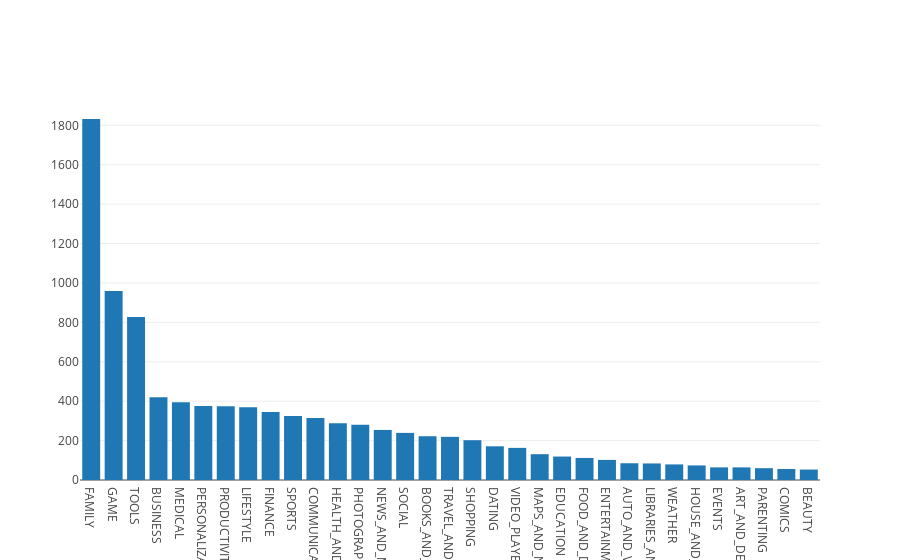

This figure's notebook cell:
### Markdown cell above
## 3. Exploring app categories
<p>With more than 1 billion active users in 190 countries around the world, Google Play continues to be an important distribution platform to build a global audience. For businesses to get their apps in front of users, it's important to make them more quickly and easily discoverable on Google Play. To improve the overall search experience, Google has introduced the concept of grouping apps into categories.</p>
<p>This brings us to the following questions:</p>
<ul>
<li>Which category has the highest share of (active) apps in the market? </li>
<li>Is any specific category dominating the market?</li>
<li>Which categories have the fewest number of apps?</li>
</ul>
<p>We will see that there are <code>33</code> unique app categories present in our dataset. <em>Family</em> and <em>Game</em> apps have the highest market prevalence. Interestingly, <em>Tools</em>, <em>Business</em> and <em>Medical</em> apps are also at the top.</p>

### Code cell
import plotly
plotly.offline.init_notebook_mode(connected=True)
import plotly.graph_objs as go

# Print the total number of unique categories
num_categories = len(apps['Category'].unique())
print('Number of categories = ', num_categories)

# Count the number of apps in each 'Category' and sort them in descending order
num_apps_in_category = apps['Category'].value_counts().sort_values(ascending = False )

data = [go.Bar(
        x = num_apps_in_category.index, # index = category name
        y = num_apps_in_category.values, # value = count
)]

plotly.offline.iplot(data)

### Figure 1 — Plotly figure (JSON) as saved in the notebook; plotly's stock layout.template omitted (floating-point values rounded to 4 significant figures)
{"data": [{"type": "bar", "x": ["FAMILY", "GAME", "TOOLS", "BUSINESS", "MEDICAL", "PERSONALIZATION", "PRODUCTIVITY", "LIFESTYLE", "FINANCE", "SPORTS", "COMMUNICATION", "HEALTH_AND_FITNESS", "PHOTOGRAPHY", "NEWS_AND_MAGAZINES", "SOCIAL", "BOOKS_AND_REFERENCE", "TRAVEL_AND_LOCAL", "SHOPPING", "DATING", "VIDEO_PLAYERS", "MAPS_AND_NAVIGATION", "EDUCATION", "FOOD_AND_DRINK", "ENTERTAINMENT", "AUTO_AND_VEHICLES", "LIBRARIES_AND_DEMO", "WEATHER", "HOUSE_AND_HOME", "EVENTS", "ART_AND_DESIGN", "PARENTING", "COMICS", "BEAUTY"], "y": [1832, 959, 827, 420, 395, 376, 374, 369, 345, 325, 315, 288, 281, 254, 239, 222, 219, 202, 171, 163, 131, 119, 112, 102, 85, 84, 79, 74, 64, 64, 60, 56, 53]}], "layout": {}}
